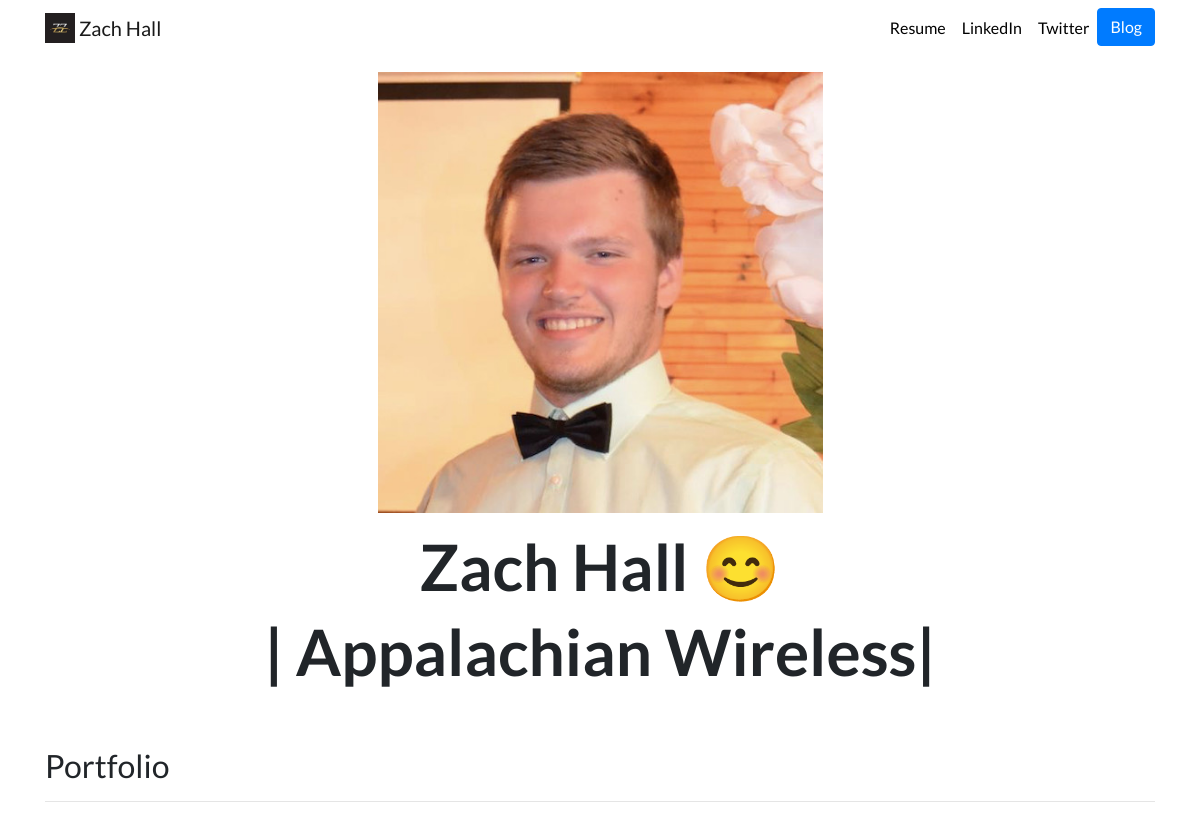
The app's page /, older data.
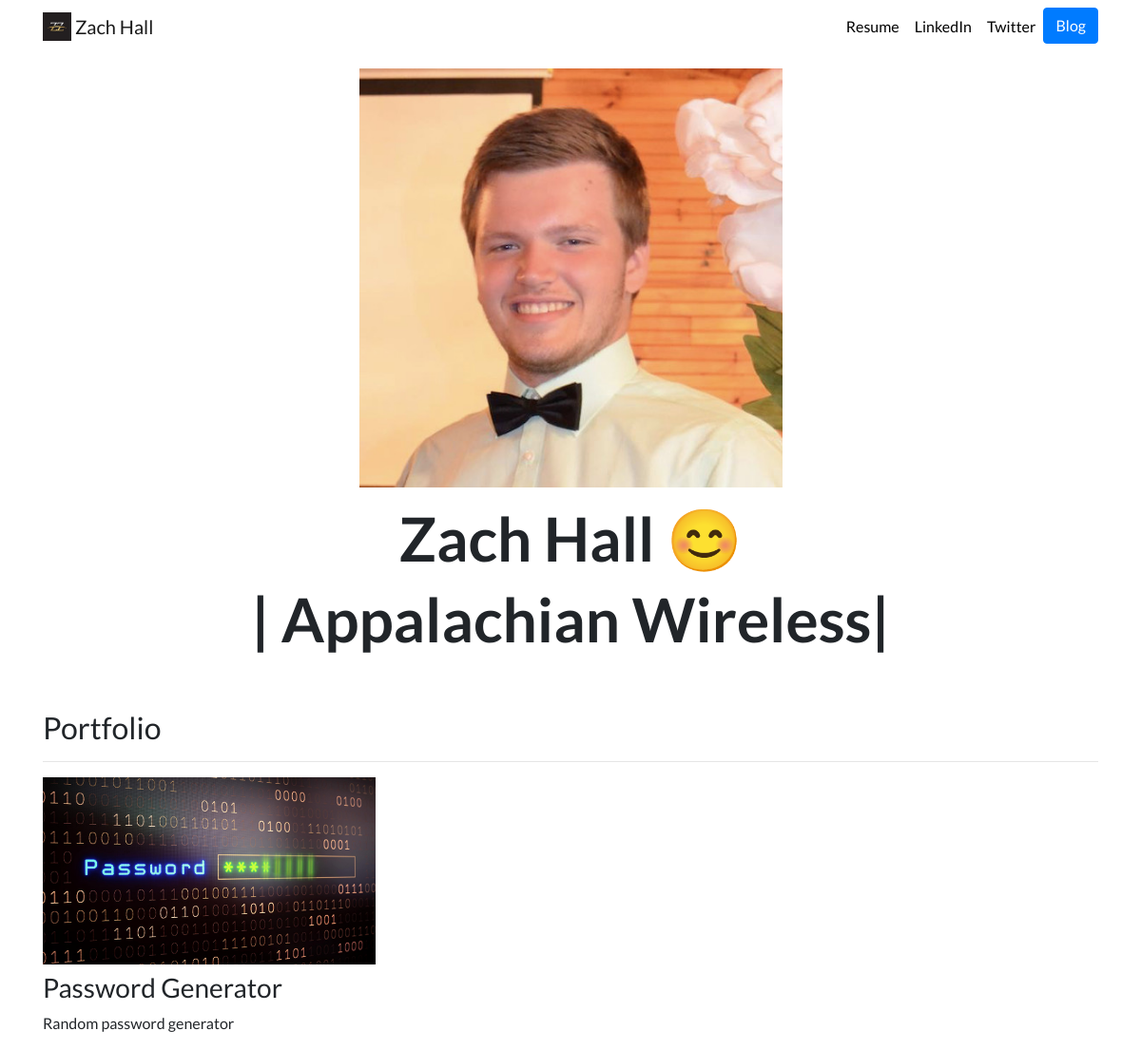
The same page, newer data.
### portfolio/models.py (models this page shows, shortened)
class Project(models.Model):
    title = models.CharField(max_length=100)
    description = models.CharField(max_length=250)
    image = models.ImageField(upload_to='portfolio/images/')
    url = models.URLField(blank=True)

### portfolio/views.py (the view)
# urls.py: 2. Add a URL to urlpatterns:  path('', views.home, name='home')
def home(request):
    projects = Project.objects.all()
    return render(request, 'portfolio/home.html', {'projects': projects})

### portfolio/templates/portfolio/home.html
{% extends "portfolio/base.html" %} {% load static %} {% block content %}
<div class="row justify-content-center my-3">
	<div class="col-5">
		<img src="{% static 'portfolio/linkedinphoto.png' %}" class="img-fluid" />
	</div>
</div>
<div class="row justify-content-center mb-3">
	<div class="col-md-9 text-center">
		<h1 id="hometext" class="font-weight-bold">
			Zach Hall 😊
		</h1>
		<h2 id="hometext" class="font-weight-bold">
			| Appalachian Wireless|
		</h2>
	</div>
</div>
<h2 class="mt-5">Portfolio</h2>
<hr />
<div class="row">
	{% for project in projects %}
	<div class="col-lg-4 col-md-6">
		{% if project.url %}
		<a href="{{ project.url }}">
			<img src="{{ project.image.url }}" class="img-fluid mb-2" />
		</a>
		{% else %}
		<img src="{{ project.image.url }}" class="img-fluid mb-2" />
		{% endif %}
		<h3>{{ project.title }}</h3>
		<p>{{ project.description }}</p>
	</div>
	{% endfor %}
</div>
{% endblock %}

### portfolio/templates/portfolio/base.html (shortened to what this page needs)
{% load static %}
<!DOCTYPE html>
<html lang="en">
	<head>
		<link
			rel="stylesheet"
			href="https://stackpath.bootstrapcdn.com/bootstrap/4.4.1/css/bootstrap.min.css"
		/>
		<link rel="stylesheet" href="{% static 'portfolio/custom.css' %}" />
	</head>
	<body>
		<nav id="topNav" class="navbar navbar-expand-md navbar-light">
			<div class="container">
				<a class="navbar-brand" href="{% url 'home' %}">
					<img src="{% static "portfolio/Logo.png" %}" width="30" height="30"
					class="d-inline-block align-top" alt="Zach Logo">
					<span>Zach Hall</span>
				</a>
				<div class="collapse navbar-collapse text-center" id="navbarNav">
					<ul class="navbar-nav ml-auto">
						<li class="nav-item">
							<a class="nav-link" href="{% static 'portfolio/resume.png' %}"
								>Resume</a
							>
						</li>
						<li class="nav-item">
							<a
								class="nav-link"
								href="https://www.linkedin.com/in/zachery-hall-aa967b16b/"
								target="_blank"
								>LinkedIn</a
							>
						</li>
						<li class="nav-item">
							<a
								class="nav-link"
								href="https://twitter.com/zjh11"
								target="_blank"
								>Twitter</a
							>
						</li>
						<li>
							<a
								role="button"
								href="{% url 'blog:all_blogs' %}"
								class="btn btn-primary"
								>Blog</a
							>
						</li>
					</ul>
				</div>
			</div>
		</nav>
		<div class="container">
			{% block content %}{% endblock %}
		</div>
	</body>
</html>

### portfolio/static/portfolio/custom.css (style rules this page uses)
.navbar-nav .nav-link { color: rgba(0, 0, 0, 1) !important; }
body { font-family: 'Lato', sans-serif; }
@media (min-width: 992px) { #hometext { font-size: 4rem; } }

Row changes from the older to the newer data that the page shows:
added Project: image (picture), title "Password Generator", description "Random password generator"
